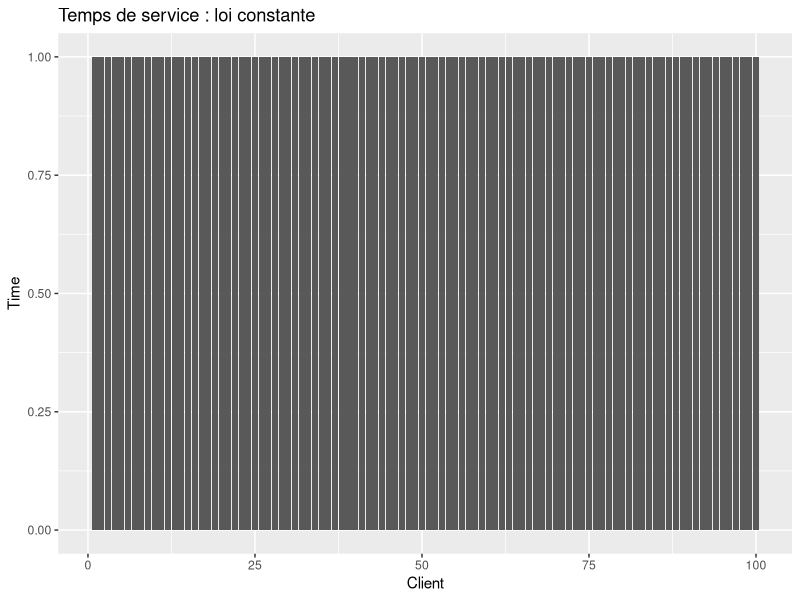
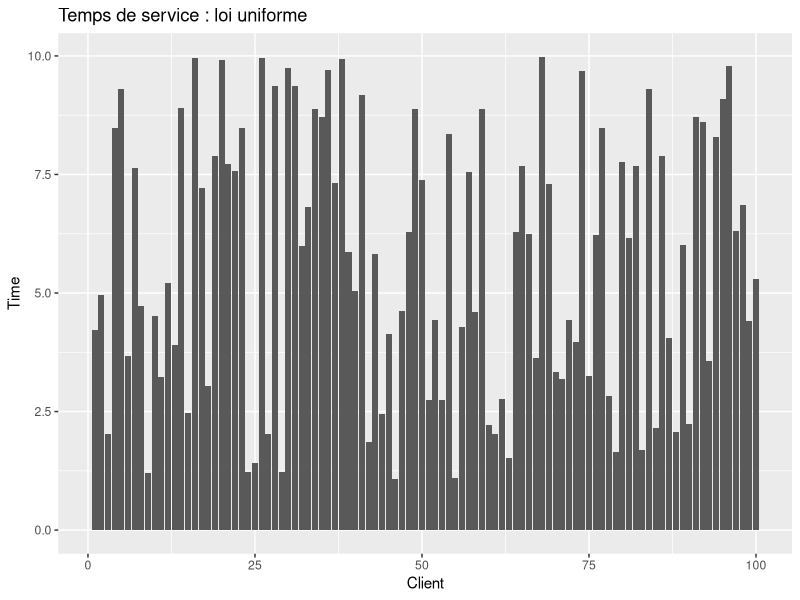
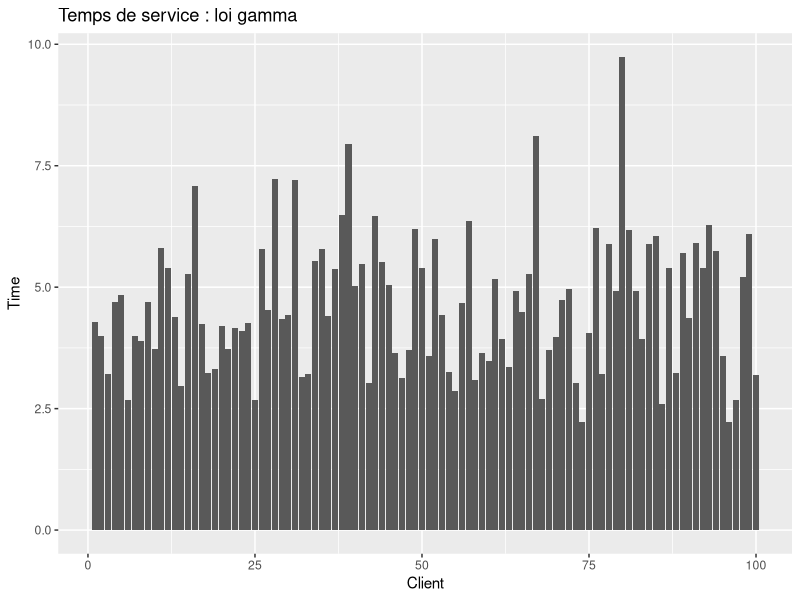
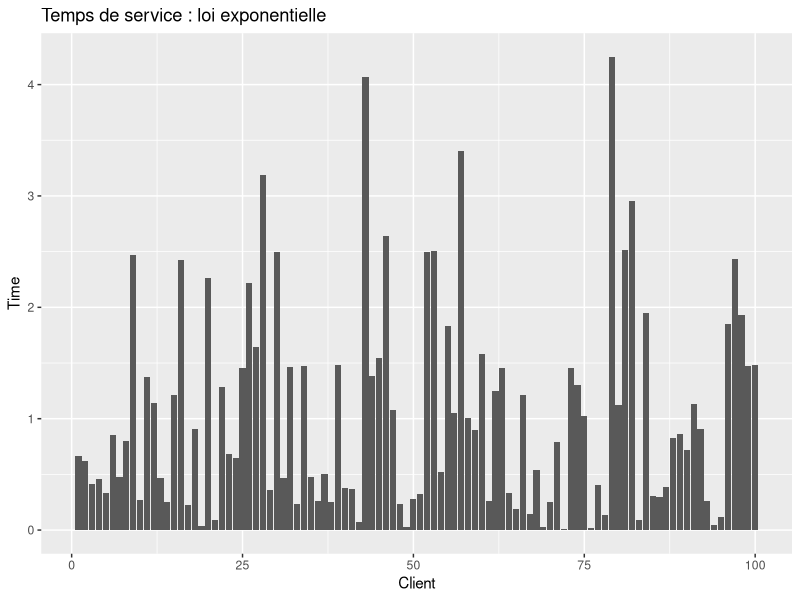

Recreate these plots in R, in order.
## ---- chunk 1
set.seed(10)
library(plyr)
library(ggplot2)

Service <- function(n=1,typeservice,x,y) {
# genere un temps de service
  switch(typeservice,
         det = rep(1,n),
         uni = runif(n,x,y),
         gamma = rgamma(n,shape=x,scale=y),
         exp = rexp(n,x)
         )
}

FileLIFO <- function(n,lambda,typeservice,x,y,policy) {
    # simulates a M/GI/1 LIFO queue with different preemption policy
    # parameters:
    #    n :  total number of jobs
    #    lambda : arrival rate
    #    typeservice : service law (det uni gamma exp)
    #    x ,y : parameters of the service law
    #    policy: npmtn, pmtn, pmtn_restart, pmtn_reset
    # return value:
    #    vector with response time of each task assuming the queue is initially empty
    
    A <- rexp(n,lambda)         # inter arrival
    t1 <- cumsum(A)             # arrival dates
    t2 <- rep(NA,n)             # completion dates
    S <- Service(n,typeservice,x,y) # initial service times
    
    #### Variables that define the state of the queue
    t = 0               # current time
    remaining = rep(NA,n)  # how much work remains to do for each task
    running = NA        # index of the currently running task
    waiting = c()       # stack with tasks which have arrived and have not been completed yet
    next_arrival = 1    # index of the next task to arrive
    sys_vide = 1        # by curiosity let count the number of times the system is empty
    
    #### A few useful local functions 
    run_task = function() { # runs the last task of the waiting list
      #if there is still a process in the stack to run, we take the last one in
      if(length(waiting)>0) {
        running <<- waiting[length(waiting)]
        #we update the remaning time : it depends on the policy chosen
        remaining[running] <<- switch(policy,
                                      #the process restart from the beginning
                                      npmtn = S[running],
                                      
                                      #At first loop it takes S[running], but after remaining[running] is returned
                                      pmtn = min(S[running],remaining[running],na.rm=T),
                                      
                                      #the process restart from the beginning
                                      pmtn_restart = S[running],
                                      
                                      #the process restart with a shorter time
                                      pmtn_reset = Service(1,typeservice,x,y)
                                      )
        waiting <<- waiting[-length(waiting)] #renvoie le tableau privé de l'element a la position length(waiting) => le dernier element empilé
      }
    }

    push_task = function() { # insert the next_arrival-th task to the waiting list
                             # and run it if there is preemption
      if(policy != "npmtn") {
        if(!is.na(running)) {waiting <<- c(waiting,running)}
        running <<- NA
      }
      waiting <<- c(waiting,next_arrival)
      next_arrival <<- next_arrival+1 
      if(is.na(running)) { run_task() }
    }

    #### Main simulation loop
    while(TRUE) { 
      #dt is the time we will minus the remaning running process time
      # Look for next event
      dt = NA
      #have we reached the number max of process arrival ?
      if(next_arrival <=n) { dt = min(dt ,(t1[next_arrival]-t), na.rm=T ) } #dt=t1[..]-t it's a bit akward to take the min with dt because NA are deleted. Notice that t1[next_arrival]-t=dt is the next process arrival time - current time. So this is the elapsed time
      
      #is some process running ? if so, dt = ramining(running) in case the running process ends before the next process
      if(!is.na(running))  { dt = min(dt,remaining[running], na.rm=T) }
      
      #we've reached the max of process (no next arrival) and no process is running, we take off
      if(is.na(dt)) { break }
      
      # Update state
      t=t+dt
      if(!is.na(running)) {
        remaining[running] = remaining[running] - dt
        if(remaining[running]<=0) {
          t2[running] = t
          running = NA
          
          #it begins to run or rerun or resume the process, and affect remain[running] to the corresponding time service
          run_task()
        }
      }
      if((next_arrival<=n) & (t==t1[next_arrival])) {
        push_task() #insert the next_arrival-th task to the waiting list and run it if there is preemption
      }
      
    }
    
    #count the nnumer of time the system is empty
    for(i in 1:n) {
      if ( t1[i]>t2[i]) {
        sys_vide = sys_vide + 1
      }
    }
    
    list (jobs = data.frame(arrival = t1, completion=t2, service=t2-t1, theoricService=S),
#          events = data.frame(date=date,count=count),
#          workevolution = data.frame(date=datework,work=work),
          sys_vide = sys_vide)
    
}    

## ---- chunk 2
set.seed(10)


gamma = data.frame(value=Service(n=100, typeservice="gamma", x=9, y=0.5))
gamma$id  = 1:length(gamma$value)

unif  = data.frame(value=Service(n=100, typeservice="uni", x=1, y=10))
unif$id  = 1:length(unif$value)

det   = data.frame(value=Service(n=100, typeservice="det"))
det$id  = 1:length(det$value)

exp     = data.frame(value=Service(n=100, typeservice="exp", x=1))
exp$id  = 1:length(exp$value)


pdet = ggplot(data=det, aes(x=id, y=value)) + 
  geom_bar(data=det,stat="identity", position="identity") + 
  ylab("Time") + xlab("Client") + 
  ggtitle("Temps de service : loi constante")

punif = ggplot(data=unif, aes(x=id, y=value)) + 
  geom_bar(data=unif,stat="identity", position="identity") + 
  ylab("Time") + xlab("Client") + 
  ggtitle("Temps de service : loi uniforme")

pgamma = ggplot(data=gamma, aes(x=id, y=value)) + 
  geom_bar(data=gamma,stat="identity", position="identity") + 
  ylab("Time") + xlab("Client") + 
  ggtitle("Temps de service : loi gamma")

pexp = ggplot(data=exp, aes(x=id, y=value)) + 
  geom_bar(data=exp,stat="identity", position="identity") + 
  ylab("Time") + xlab("Client") + 
  ggtitle("Temps de service : loi exponentielle")

pdet
punif
pgamma
pexp
